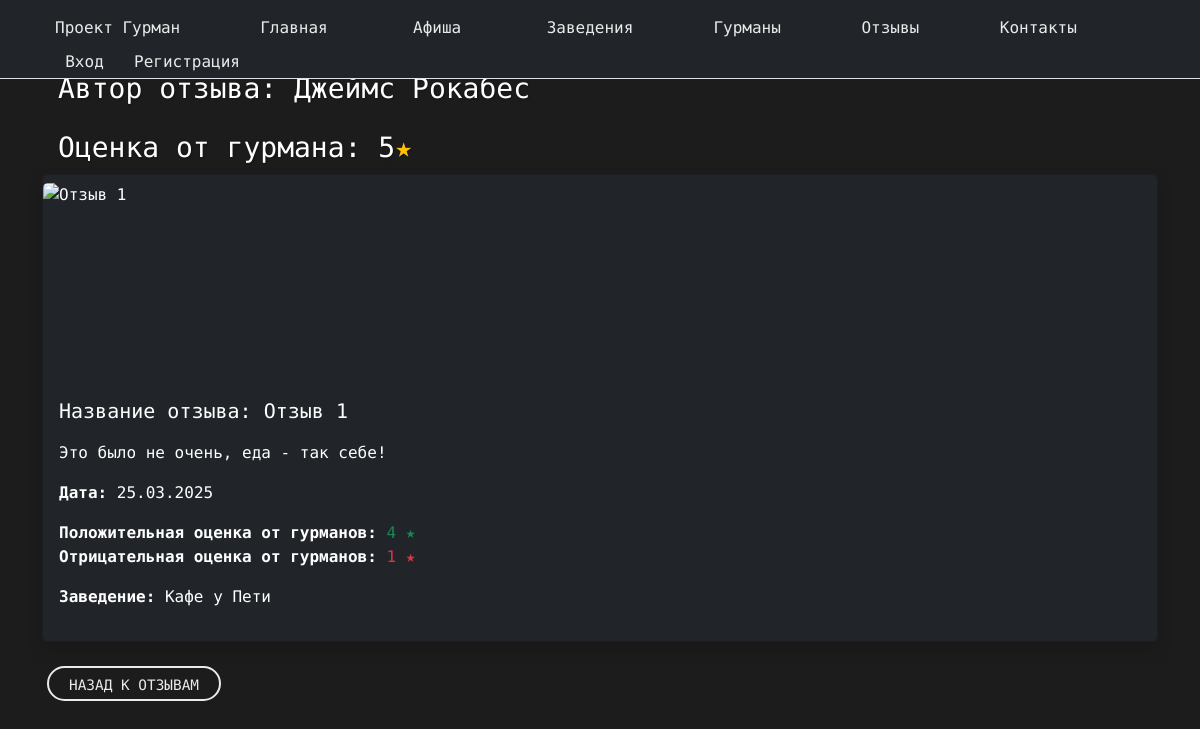
The app's page /reviews/otzyiv-1-41/, older data.
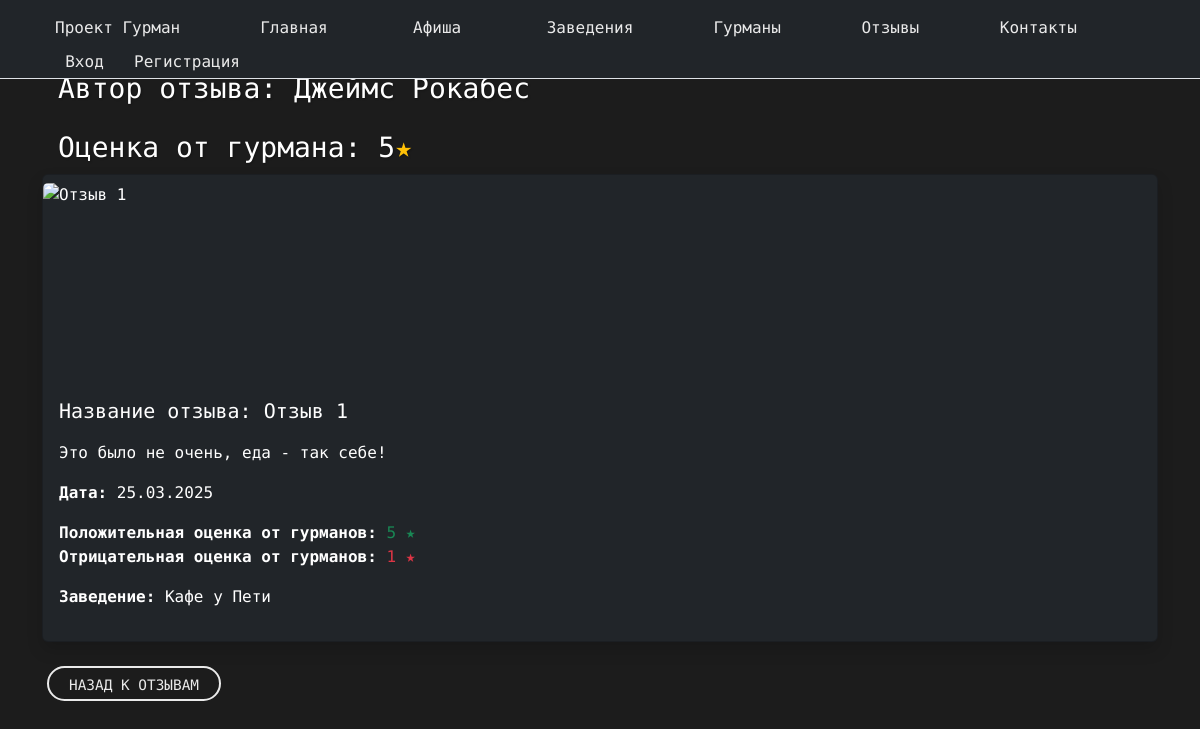
The same page, newer data.
### landing/models.py (models this page shows, shortened)
class Review(models.Model):
    name = models.CharField(max_length=50)
    review_date = models.DateTimeField(auto_now_add=True)
    description = models.TextField()
    gourmand_rating = models.IntegerField(null=True, blank=True, default=None)
    positive_rating = models.IntegerField(default=0)
    negative_rating = models.IntegerField(default=0)
    gourmand = models.ForeignKey(
        settings.AUTH_USER_MODEL,
        on_delete=models.DO_NOTHING,
        related_name='reviews'
    )
    place = models.ForeignKey('Place', on_delete=models.CASCADE, related_name='reviews')
    slug = models.SlugField(max_length=100, blank=True, unique=True, verbose_name="Слаг")

class User(AbstractBaseUser, PermissionsMixin):
    ROLE_CHOICES = (
        ("gourmand", "Гурман"),
        ("owner", "Владелец заведения"),
    )
    email = models.EmailField(unique=True)
    first_name = models.CharField(max_length=30, blank=True)
    last_name = models.CharField(max_length=30, blank=True)
    role = models.CharField(max_length=10, choices=ROLE_CHOICES, default="gourmand", db_index=True)
    is_active = models.BooleanField(default=True)
    is_staff = models.BooleanField(default=False)
    slug = models.SlugField(max_length=100, blank=True, unique=True, verbose_name="Слаг")
    date_joined = models.DateTimeField(auto_now_add=True, db_index=True)
    objects = UserManager()
    USERNAME_FIELD = "email"
    REQUIRED_FIELDS = ["first_name", "last_name"]

class Place(models.Model):
    name = models.CharField(max_length=100)
    description = models.TextField()
    place_email = models.EmailField()
    location = models.TextField()
    rating = models.DecimalField(max_digits=3, decimal_places=1, default=0.0)
    phone = models.TextField(max_length=50)
    website = models.URLField(max_length=200, blank=True, null=True)
    owner = models.ForeignKey(
        settings.AUTH_USER_MODEL,
        on_delete=models.SET_NULL,
        null=True,
        blank=True,
        related_name='owned_places'
    )
    slug = models.SlugField(max_length=100, blank=True, unique=True, verbose_name="Слаг")

### landing/views.py (the view)
# urls.py: path('reviews/<slug:slug>/', views.review, name='review'),
def review(request, slug):
    review = get_object_or_404(Review, slug=slug)
    user_vote = None
    if request.user.is_authenticated:
        user_vote = ReviewVote.objects.filter(review=review, user=request.user).first()
    return render(request, 'review/review.html', {
        'review': review,
        'user': request.user,
        'user_vote': user_vote,
    })

### templates/review/review.html (shortened to what this page needs)
{% extends 'landing/base.html' %}
{% load static %}
{% block content %}
<div class="container my-4 my-md-5">
    <div class="full">
        <h1 class="mb-3 pt-5 pt-sm-5 pt-md-5 pt-xl-4 custom-text-color">Автор отзыва: {{ review.gourmand.first_name }} {{ review.gourmand.last_name }}</h1>
        <h1 class=" custom-text-color">Оценка от гурмана: {{ review.gourmand_rating }}<span class="text-warning">★</span></h1>
    </div>
    <div class="card bg-dark text-white shadow">
        {% if review.images.exists %}
            <div class="row g-2 p-3">
                {% for image in review.images.all %}
                    <div class="col-md-4">
                        <img src="{{ image.image.url }}"
                             class="card-img-top img-fluid rounded mt-2"
                             alt="{{ review.name }}"
                             style="height: 200px; object-fit: contain; cursor: pointer;"
                             data-bs-toggle="modal"
                             data-bs-target="#imageModal"
                             data-bs-image="{{ image.image.url }}">
                    </div>
                {% endfor %}
            </div>
        {% else %}
            <img src="{% static 'landing/img/default.png' %}"
                 class="card-img-top img-fluid mt-2"
                 alt="{{ review.name }}"
                 style="height: 200px; object-fit: contain;">
        {% endif %}
        <div class="card-body">
            <h5 class="card-title">Название отзыва: {{ review.name }}</h5>
            <p class="card-text">{{ review.description }}</p>
            <p><strong>Дата:</strong> {{ review.review_date|date:"d.m.Y" }}</p>
            <p>
                <strong>Положительная оценка от гурманов:</strong>
                <span class="text-success">{{ review.positive_rating }} ★</span><br>
                <strong>Отрицательная оценка от гурманов:</strong>
                <span class="text-danger">{{ review.negative_rating }} ★</span>
            </p>
            <p><strong>Заведение:</strong> {{ review.place.name }}</p>
        </div>
    </div>
    <div class="mt-4 button_user">
        <a href="{% url 'reviews'  %}" class="custom-button">Назад к отзывам</a>
    </div>
</div>
{% endblock %}

Row changes from the older to the newer data that the page shows:
changed Review "Отзыв 1": positive_rating "4" → "5"
